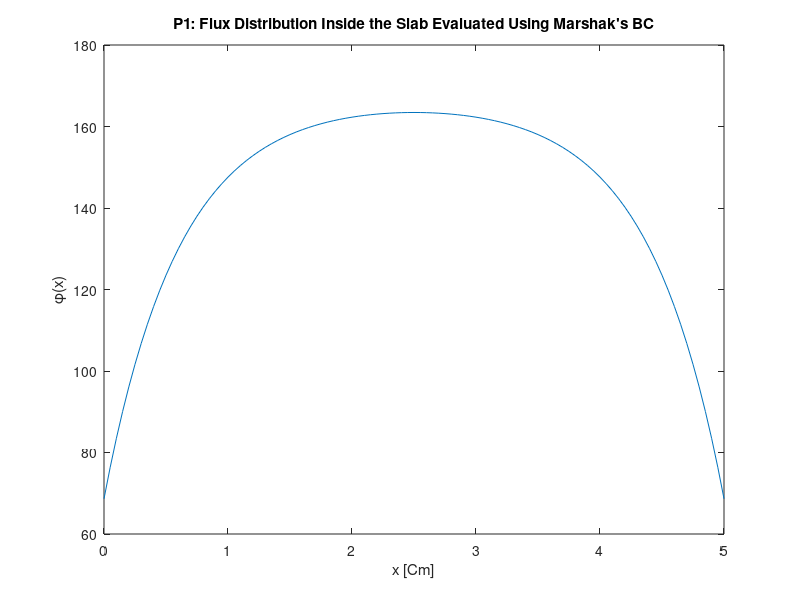

The MATLAB source for this figure:
% P1 Marshak's BC
clc;
clear;
close all;
seg_t=1.5;seg_s=0.9;Q=100;
L=5;         % thickness of the whole slab
k=101;       % number of points
del=L/(k-1);
a=-1/(3*del*seg_t);
b=(((seg_t-seg_s)*del)-(2*a));
c=a;
s=Q*del;

for i=1:k
    if i==1 | i==k
        S(i,1)=0;
    else
    S(i,1)=s;
    end
end

    A(1,1)=1-2*a;
    A(1,2)=2*a;
    A(k,k-1)=2*a;
    A(k,k)=1-2*a;
    
    for j=3:k
        A(1,j)=0;
    end
    for j=1:k-2
        A(k,j)=0;
    end
    
for i=2:k-1
        
    for j=1:k
        
        if j==i-1
            A(i,j)=a;
        elseif j==i
            A(i,j)=b;
        elseif j==i+1
            A(i,j)=c;
        else
            A(i,j)=0;
        end
        
     end
end

D=det(A);
P=inv(A);
phi=P*S

x=linspace(0,L,k);
plot(x,phi(:))
    xlabel('x [Cm]')
    ylabel('\phi(x)')
    title('P1: Flux Distribution Inside the Slab Evaluated Using Marshak''s BC')